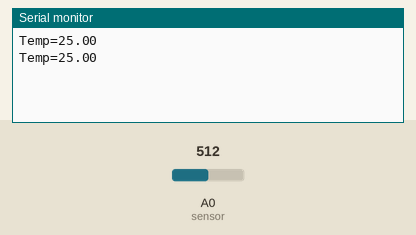
Bench run of a sketch on a simulated Arduino Uno, built with avr-gcc and run on an emulated ATmega328P. On the bench: the last lines printed to the serial monitor. The test bench sets the inputs (shaded band); at power-on: A0 (sensor) = 512.

Above: at 1.8 s.
1.9 s: A0 (sensor) set to 716
At 2.8 s:
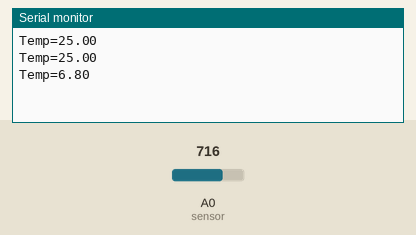
3.4 s: A0 (sensor) set to 900
At 4.3 s:
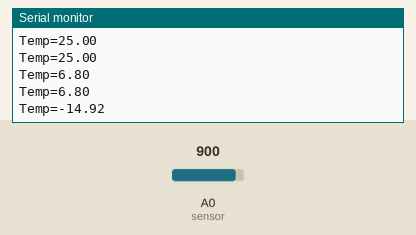
Timing chart, 0 to 6.4 s (numbered marks = the images above; inputs shaded):
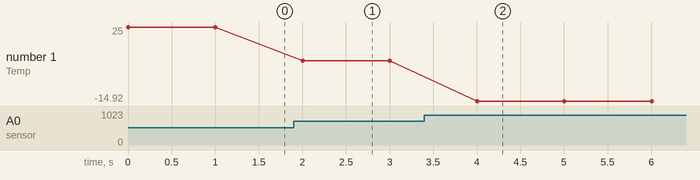

The sketch:

Zigbee_Send.ino
```cpp
int sensor = A0;

void setup() {
  Serial.begin(9600);
}

void loop() {
  Serial.print("Temp=");
  int sensorValue = analogRead(sensor);
  double temperature = GetTemperature(sensorValue);
  Serial.println(temperature, 2); // Print temperature with 2 decimal places
  delay(1000);
}

double GetTemperature(int value) {
  double Temp;
  Temp = log(10000.0 / (1024.0 / value - 1));
  Temp = 1 / (0.001129148 + (0.000234125 + (0.0000000876741 * Temp * Temp)) * Temp);
  Temp = Temp - 273.15;
  return Temp;
}
```

Measured:
- after the input at 1.9 s, the serial monitor: prints a new line after 0.10 s (image 1)
- after the input at 3.4 s, the serial monitor: prints a new line after 0.60 s (image 2)
- plotted number 1: 25 → 6.8 after the input at 1.9 s, 6.8 → -14.92 after the input at 3.4 s
